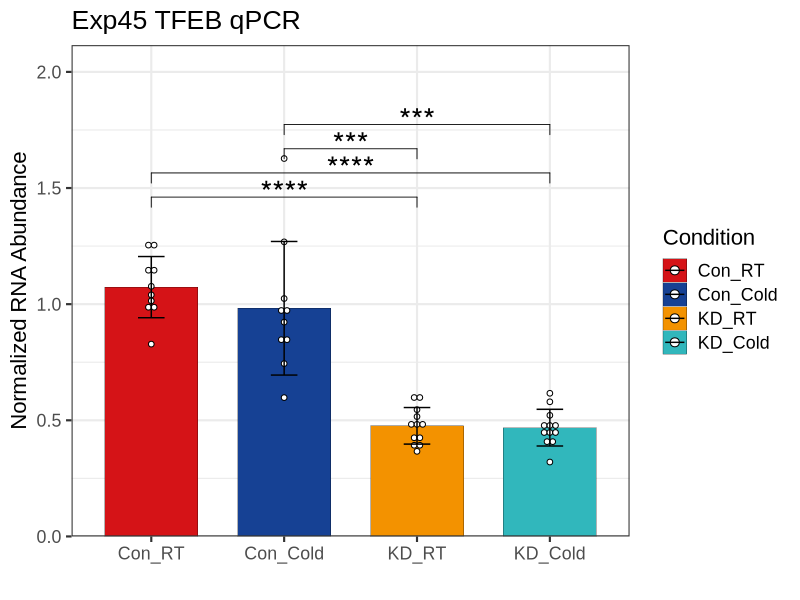
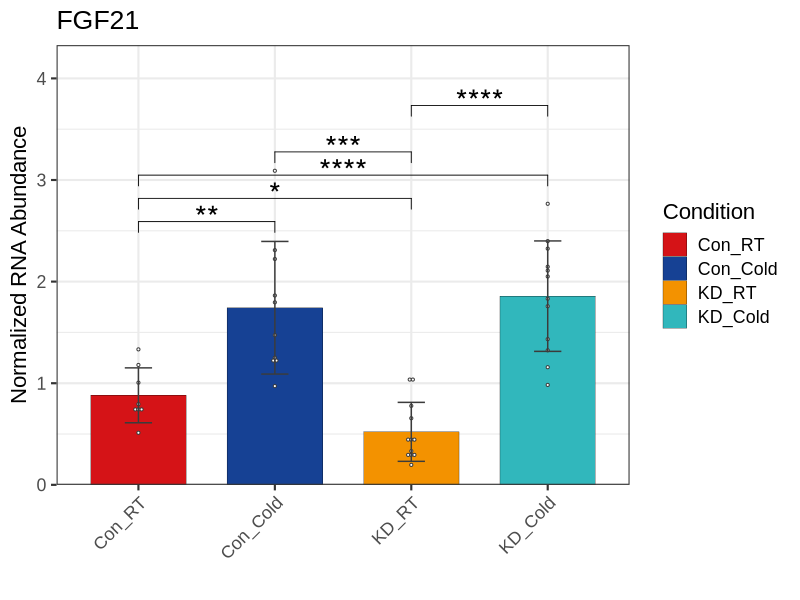
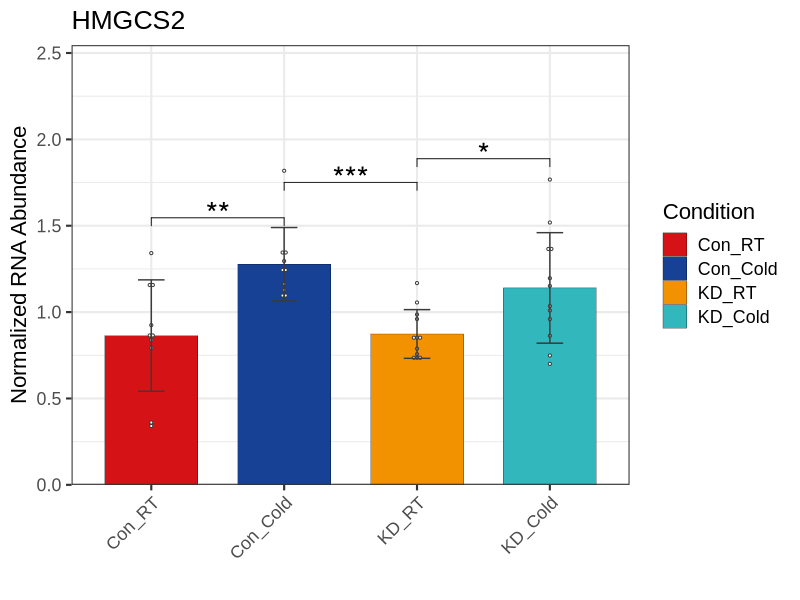
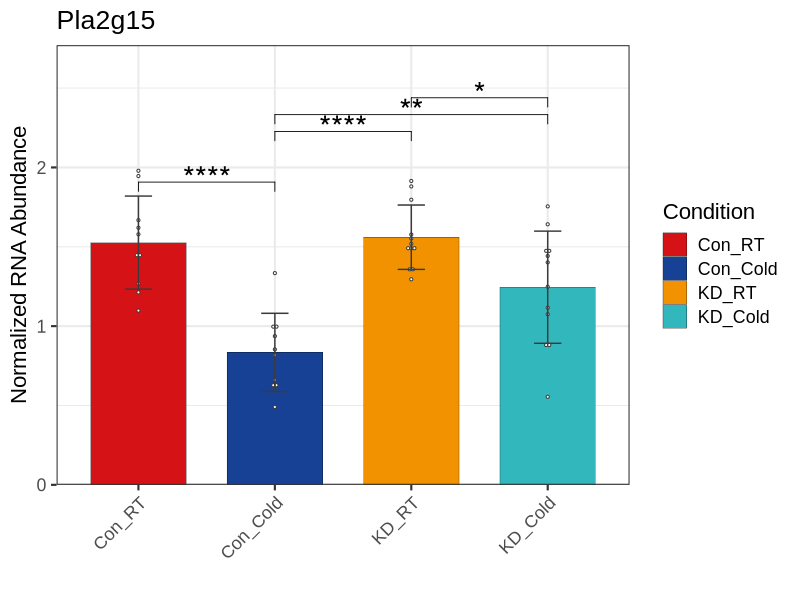
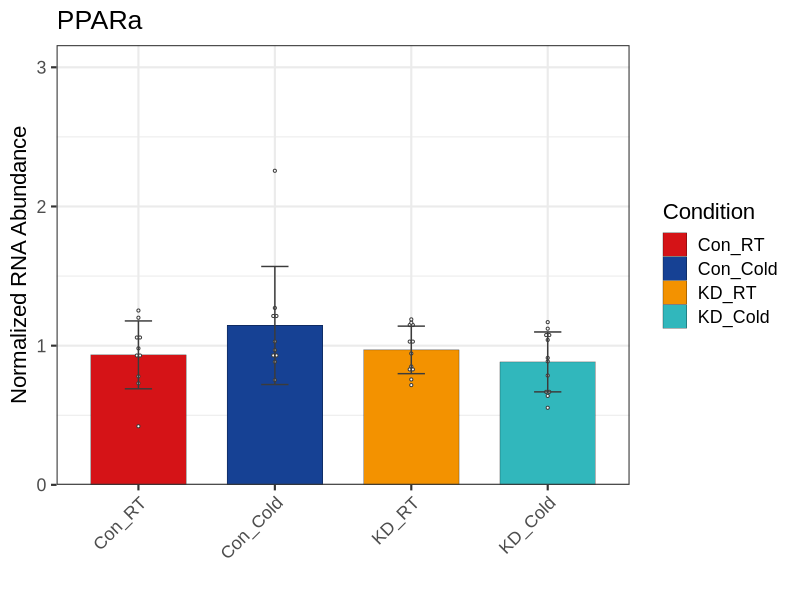
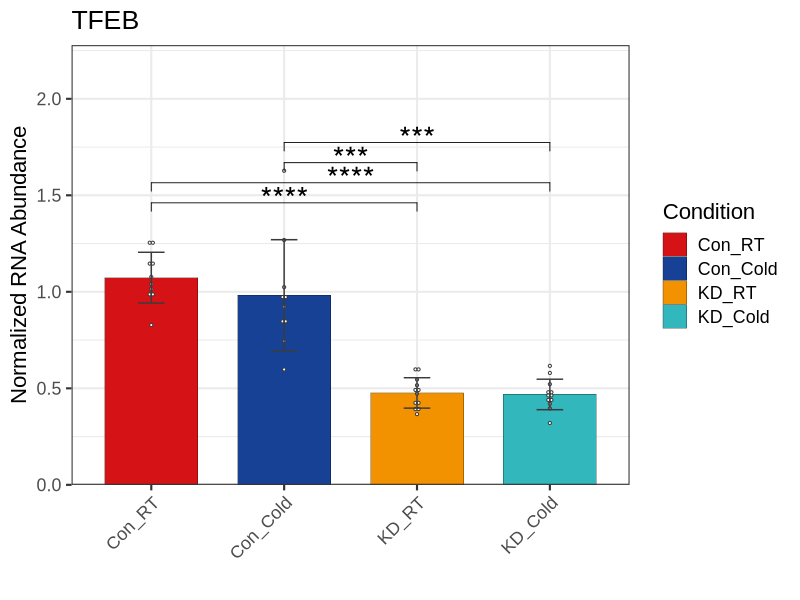
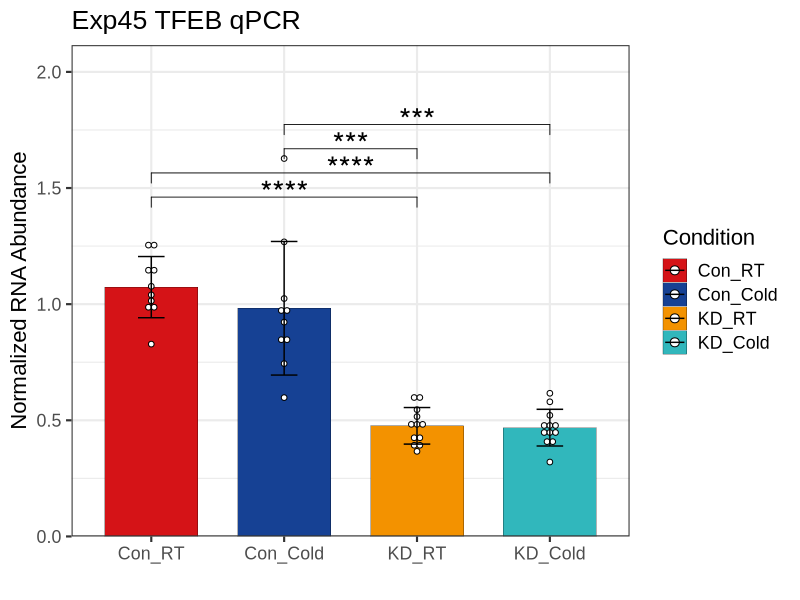

Recreate these plots in R, in order. (Note: this script raises an error after producing the figures.)
## ---- chunk 1
if(!require(tidyverse)){install.packages("tidyverse")}
if(!require(scales)){install.packages("scales")}
if(!require(readxl)){install.packages("readxl")} 
if(!require(reshape)){install.packages("reshape")}
if(!require(Cairo)){install.packages("Cairo")}
if(!require(ggpubr)){install.packages("ggpubr")}
if(!require(rstatix)){install.packages("rstatix")}
pal_33 <- c("#D51317", "#164194")
pal_45 <- c("#D51317", "#164194", "#F39200FF", "#31B7BCFF")
pal_cells <- c("#706F6FFF", "#007B3DFF", "#EFC000FF", "#6F286AFF")
## ---- chunk 2
# Initial qPCR
mdat <- read_excel("data/qPCR/2023_0106_qPCR_TFEB_KD_at1.xls",
                 sheet = 'Results', 
                 range = "A38:AK377", 
                 trim_ws = T)

# Ketone targets
mdat <- read_excel("data/qPCR/2023_0120_Exp45 ketone_targets.xlsx",
                 sheet = 'Results', 
                 range = "A37:AK377", 
                 trim_ws = T)

mdat <- mdat[rowSums(is.na(mdat)) != ncol(mdat),]

# Remove standard rows
mdat <- mdat |> filter(Task == "UNKNOWN")

# Subset out the relevant data
Y <- mdat |> select(`Sample Name`, `Target Name`, 
                    `CT`, `Quantity Mean`,
                    `Ct SD`, `Quantity`)   


# Convert CT and quantity to number instead of character values
Y <- Y |> mutate(across(CT:Quantity, ~as.numeric(.))
                 )

# When the target was not present in the sample, the last 3 columns will have NA
# Replace NA with value (0) that will pass the filters 
Y <- Y |> mutate(Quantity = ifelse(is.na(Quantity), 0, Quantity)
                 )
# Remove values with CT >30, CT SD > 0.90 [prefer 0.60 but data dependent]
Y <- Y |> filter(!CT > 30, !`Ct SD` > 0.90)

# Make gene name factor
Y$`Target Name` <- as.factor(Y$`Target Name`)

# Normalize to each samples RPS3
Y <- Y |> group_by(`Sample Name`) |>
  mutate(norm_quant = Quantity/Quantity[`Target Name`=="RPS3"])

# Remove RPS3
Y <- Y |> filter(!`Target Name` == "RPS3") |> 
  droplevels()

Y$Condition <- gsub(" [[:digit:]]+", "", Y$`Sample Name`)
Y$Condition <- gsub(" ", "_", Y$Condition)
Y$Condition <- gsub("TFEB_", "", Y$Condition)

Y$Condition <- factor(Y$Condition, 
                      levels = c("Con_RT", "Con_Cold",
                                 "KD_RT", "KD_Cold")
                      )

# Graph stuff
targets <-as.vector(names(table(Y$`Target Name`)))
plot_list <- list()

# Define x-axis variable
a = "Condition"

# Define y-axis variable
b = "norm_quant"

# Define additional variable related to color (if none, set equal to a)
c = a

for (i in 1:length(targets)) {
  temp <- Y |> filter(`Target Name` %in% targets[i]) |>
    droplevels()
  
  p0 <- ggbarplot(temp, x = a, y = b,
                  add = c("mean_sd", "dotplot"), 
                  color = a, fill = a, 
                  error.plot = "errorbar", 
                  add.params = list(width = 0.2, color = "grey23",
                  binwidth = 0.01*max(temp$norm_quant, na.rm = T)),
                  position = position_dodge(0.8), size = 0.10) + 
    scale_y_continuous(limits = c(0.00, 1.4*max(temp$norm_quant, na.rm = T)),
                       expand = c(0,0)
                       ) +
    scale_x_discrete(guide = guide_axis(angle = 45))
  
  p1 <- ggpar(p0, palette = pal_45, title = temp$`Target Name`[1],  
              xlab = "", ylab = "Normalized RNA Abundance") +
    scale_color_manual(values = c("black", "black", "black", "black")
                       ) +
    theme_bw(base_size = 16, base_family = "Arial")

  stat.test <- temp |>
    group_by(`Target Name`) |>
    t_test(norm_quant ~ Condition) |>
    adjust_pvalue(method = "none") %>%
    add_significance("p")
  
  stat.test$p.adj.signif <- stat.test$p.signif # If you don't run this, adjusted p-values plot
  stat.test <- stat.test |> add_xy_position(fun = "mean_sd", x = a, dodge = 0.8)

  p2 <- p1 + stat_pvalue_manual(
      stat.test, label = "p.signif", 
      hide.ns = T, size = 8
      )

    plot_list[[i]] = p2

}

CairoPDF(file = "output/Fig4/2023_0329_Exp45_KD_ketone_all.pdf", height = 10, width = 8)
  for (i in 1:length(targets)) {
    print(plot_list[[i]])
  }
dev.off()

# TFEB KD Validation
Y1 <- Y |> filter(`Target Name` == "TFEB") |>
  droplevels()

p0 <- ggbarplot(Y1, x = "Condition", y = "norm_quant",
                  add = c("mean_sd", "dotplot"), 
                  color = "Condition", fill = "Condition", 
                  error.plot = "errorbar", 
                  add.params = list(width = 0.2,
                  binwidth = 0.015*max(Y1$norm_quant, na.rm = T)),
                  position = position_dodge(0.8), size = 0.10) + 
    scale_y_continuous(limits = c(0.00, 1.3*max(Y1$norm_quant, na.rm = T)),
                       expand = c(0,0)
                       ) 
  
p1 <- ggpar(p0, palette = pal_45, title = "Exp45 TFEB qPCR",  
              xlab = "", ylab = "Normalized RNA Abundance") +
    scale_color_manual(values = c("black", "black", "black", "black")
                       ) +
    theme_bw(base_size = 16, base_family = "Arial")

stat.test <- Y1 |>
    group_by(`Target Name`) |>
    t_test(norm_quant ~ Condition) |>
    adjust_pvalue(method = "none") %>%
    add_significance("p")
  
stat.test$p.adj.signif <- stat.test$p.signif
stat.test <- stat.test |>
  add_xy_position(fun = "mean_sd", x = "Condition", dodge = 0.8)

p2 <- p1 + stat_pvalue_manual(
  stat.test, label = "p.signif",
  hide.ns = T, size = 8)

p2

CairoPDF(file = "output/Fig4/Fig4A_Exp45_TFEB_qPCR_at2.pdf",
         height = 8, width = 10)
  print(p2)
dev.off()
## ---- chunk 3
# Mito targets
mdat <- read_excel("data/qPCR/2023_0420_Exp45_TFEB_KD_mito_targets.xls",
                 sheet = 'Results', 
                 range = "A38:AK377", 
                 trim_ws = T)

# Mito and lyso targets
mdat <- read_excel("data/qPCR/2023_0423_Exp45_liver_mitolyso_targets.xls",
                 sheet = 'Results', 
                 range = "A38:AK377", 
                 trim_ws = T)

# Mito and lyso targets [lyso all]
mdat <- read_excel("data/qPCR/2023_0423_Exp45_liver_TFEB_targets.xls",
                 sheet = 'Results', 
                 range = "A38:AK377", 
                 trim_ws = T)

# M6pr and Abhd6
mdat <- read_excel("data/qPCR/2023_0424_Exp45_liver_targets_02.xls",
                 sheet = 'Results', 
                 range = "A38:AK377", 
                 trim_ws = T)

mdat <- mdat[rowSums(is.na(mdat)) != ncol(mdat),]

# Remove standard rows
mdat <- mdat |> filter(Task == "UNKNOWN")

# Subset out the relevant data
Y <- mdat |> select(`Sample Name`, `Target Name`, 
                    `CT`, `Quantity Mean`,
                    `Ct SD`, `Quantity`)   


# Convert CT and quantity to number instead of character values
Y <- Y |> mutate(across(CT:Quantity, ~as.numeric(.))
                 )

# When the target was not present in the sample, the last 3 columns will have NA
# Replace NA with value (0) that will pass the filters 
Y <- Y |> mutate(Quantity = ifelse(is.na(Quantity), 0, Quantity)
                 )

Y <- Y |> mutate(`Ct SD` = ifelse(is.na(`Ct SD`), 0, `Ct SD`)
                 )
# Remove values with CT >30, CT SD > 0.90 [prefer 0.60 but data dependent]
Y <- Y |> filter(!CT > 30, !`Ct SD` > 0.90)

# Remove Sqstm1 from M6pr and Abhd6 as two peaks in melt curve

Y <- Y |> filter(!`Target Name` == "Sqstm1")

# Make gene name factor
Y$`Target Name` <- as.factor(Y$`Target Name`)

# Normalize to each samples RPS3
Y <- Y |> group_by(`Sample Name`) |>
  mutate(norm_quant = Quantity/mean(Quantity[`Target Name`=="RPS3"])
  )

# Remove RPS3
Y <- Y |> filter(!`Target Name` == "RPS3") |> 
  droplevels()

Y$Condition <- gsub(" [[:digit:]]+", "", Y$`Sample Name`)
Y$Condition <- gsub(" ", "_", Y$Condition)

# for mito targets
Y$Condition <- factor(Y$Condition, 
                      levels = c("RT_Con", "Cold_Con",
                                 "RT_KD", "Cold_KD"),
                      labels = c(RT_Con = "Con_RT", Cold_Con = "Con_Cold",
                                 RT_KD = "KD_RT", Cold_KD = "KD_Cold")
                      )

Y$Condition <- factor(Y$Condition, 
                      levels = c("Con_RT", "Con_Cold",
                                 "KD_RT", "KD_Cold")
                      )

# For mito_lyso targets (cpt1b)
Y <- Y |> filter(!`Sample Name` == "Con RT 5")

# Graph stuff
targets <-as.vector(names(table(Y$`Target Name`)))
plot_list <- list()

# Define x-axis variable
a = "Condition"

# Define y-axis variable
b = "norm_quant"

# Define additional variable related to color (if none, set equal to a)
c = a

for (i in 1:length(targets)) {
  temp <- Y |> filter(`Target Name` %in% targets[i]) |>
    droplevels()
  
  p0 <- ggbarplot(temp, x = a, y = b,
                  add = c("mean_sd", "dotplot"), 
                  color = a, fill = a, 
                  error.plot = "errorbar", 
                  add.params = list(width = 0.2, color = "grey23",
                  binwidth = 0.01*max(temp$norm_quant, na.rm = T)),
                  position = position_dodge(0.8), size = 0.10) + 
    scale_y_continuous(limits = c(0.00, 1.4*max(temp$norm_quant, na.rm = T)),
                       expand = c(0,0)
                       ) +
    scale_x_discrete(guide = guide_axis(angle = 45))
  
  p1 <- ggpar(p0, palette = pal_45, title = temp$`Target Name`[1],  
              xlab = "", ylab = "Normalized RNA Abundance") +
    scale_color_manual(values = c("black", "black", "black", "black")
                       ) +
    theme_bw(base_size = 16, base_family = "Arial")

  stat.test <- temp |>
    group_by(`Target Name`) |>
    t_test(norm_quant ~ Condition) |>
    adjust_pvalue(method = "none") %>%
    add_significance("p")
  
  stat.test$p.adj.signif <- stat.test$p.signif # If you don't run this, adjusted p-values plot
  stat.test <- stat.test |> add_xy_position(fun = "mean_sd", x = a, dodge = 0.8)

  p2 <- p1 + stat_pvalue_manual(
      stat.test, label = "p.signif", 
      hide.ns = T, size = 8
      )

    plot_list[[i]] = p2

}

CairoPDF(file = "output/Fig4/2023_0424_Exp45_KD_select.pdf", height = 10, width = 8)
  for (i in 1:length(targets)) {
    print(plot_list[[i]])
  }
dev.off()
## ---- chunk 4
mdat <- read_excel("data/qPCR/2022_0405_PLA2G15_RTvCOLD_liver.xlsx",
                 sheet = 'Results', 
                 range = "A48:AK431", 
                 trim_ws = T)

mdat <- mdat[rowSums(is.na(mdat)) != ncol(mdat),]

# Remove standard rows
mdat <- mdat |> filter(Task == "UNKNOWN")

# Subset out the relevant data
Y <- mdat |> select(`Sample Name`, `Target Name`, 
                    `CT`, `Quantity Mean`,
                    `Ct SD`, `Quantity`)   


# Convert CT and quantity to number instead of character values
Y <- Y |> mutate(across(CT:Quantity, ~as.numeric(.))
                 )

# When the target was not present in the sample, the last 3 columns will have NA
# Replace NA with value (0) that will pass the filters 
Y <- Y |> mutate(Quantity = ifelse(is.na(Quantity), 0, Quantity)
                 )
# Remove values with CT >30, CT SD > 0.90 [prefer 0.60 but data dependent]
Y <- Y |> filter(!CT > 30, !`Ct SD` > 0.90)

# Make gene name factor
Y$`Target Name` <- as.factor(Y$`Target Name`)

# Normalize to each samples RPS3
Y <- Y |> group_by(`Sample Name`) |>
  mutate(norm_quant = Quantity/Quantity[`Target Name`=="RPS3"])

# Remove RPS3
Y <- Y |> filter(!`Target Name` == "RPS3") |> 
  droplevels()

Y$Condition <- gsub(" [[:digit:]]+", "", Y$`Sample Name`)
Y$Condition <- gsub(" ", "_", Y$Condition)
Y$Condition <- gsub("RT1", "RT", Y$Condition)

Y1 <- Y |> filter(Condition %in% c("T6_RT", "T6_Cold"),
                 `Target Name` == "PLA2G15"
                 ) |>
  droplevels()

Y1$Condition <- gsub("T6_", "", Y1$Condition)

Y1$Condition <- factor(Y1$Condition, 
                      levels = c('RT', 'Cold')
                      )

# Pla2g15 qPCR
p0 <- ggbarplot(Y1, x = "Condition", y = "norm_quant",
                  add = c("mean_sd", "dotplot"), 
                  color = "Condition", fill = "Condition", 
                  error.plot = "errorbar", 
                  add.params = list(width = 0.2,
                  binwidth = 0.015*max(Y1$norm_quant, na.rm = T)),
                  position = position_dodge(0.8), size = 0.10) + 
    scale_y_continuous(limits = c(0.00, 1.3*max(Y1$norm_quant, na.rm = T)),
                       expand = c(0,0)
                       ) 
  
p1 <- ggpar(p0, palette = pal_45, title = "Pla2g15 Expression",  
              xlab = "", ylab = "Normalized RNA Abundance") +
    scale_color_manual(values = c("black", "black")
                       ) +
    theme_bw(base_size = 16, base_family = "Arial")

stat.test <- Y1 |>
    group_by(`Target Name`) |>
    t_test(norm_quant ~ Condition) |>
    adjust_pvalue(method = "none") %>%
    add_significance("p")
  
stat.test$p.adj.signif <- stat.test$p.signif
stat.test <- stat.test |>
  add_xy_position(fun = "mean_sd", x = "Condition", dodge = 0.8)

p2 <- p1 + stat_pvalue_manual(
  stat.test, label = "p.signif",
  hide.ns = T, size = 8)

p2

CairoPDF(file = "output/Fig5/Fig5B_Exp07_Pla2g15_qPCR.pdf",
         height = 8, width = 8)
  print(p2)
dev.off()
## ---- chunk 5
# siRNA KD validation
mdat <- read_excel("data/qPCR/2022_0929_siTFEB_qpcr1.xlsx",
                 sheet = 'Results', 
                 range = "A36:AK400", 
                 trim_ws = T)

# Pla2g15 expression
mdat2 <- read_excel("data/qPCR/2022_0404_siTFEB_qpcr2.xlsx",
                 sheet = 'Results', 
                 range = "A48:AK377", 
                 trim_ws = T)

mdat <- mdat[rowSums(is.na(mdat)) != ncol(mdat),]
mdat2 <- mdat2[rowSums(is.na(mdat2)) != ncol(mdat2),]

# Remove standard rows
mdat <- mdat |> filter(Task == "UNKNOWN")
mdat2 <- mdat2 |> filter(Task == "UNKNOWN")

mdat$`Target Name` <- gsub("-2", "", mdat$`Target Name`)
mdat2$`Target Name` <- gsub("Rps3", "RPS3", mdat2$`Target Name`)
mdat2$`Sample Name` <- gsub("siRNA ", "", mdat2$`Sample Name`)

# Subset out the relevant data; choose which mdat here
Y <- mdat |> select(`Sample Name`, `Target Name`, 
                    `CT`, `Quantity Mean`,
                    `Ct SD`, `Quantity`)   


# Convert CT and quantity to number instead of character values
Y <- Y |> mutate(across(CT:Quantity, ~as.numeric(.))
                 )

# When the target was not present in the sample, the last 3 columns will have NA
# Replace NA with value (0) that will pass the filters 
Y <- Y |> mutate(Quantity = ifelse(is.na(Quantity), 0, Quantity)
                 )
# Remove values with CT >30, CT SD > 0.90 [prefer 0.60 but data dependent]; for KD samples, loosen these values
Y <- Y |> filter(!CT > 32, !`Ct SD` > 0.90)

# To assess KD
Y <- Y |> filter(!Quantity == 0)

# Make gene name factor
Y$`Target Name` <- as.factor(Y$`Target Name`)

# Normalize to each samples RPS3
Y <- Y |> group_by(`Sample Name`) |>
  mutate(norm_quant = Quantity/Quantity[`Target Name`=="RPS3"])

# Remove RPS3
Y <- Y |> filter(!`Target Name` == "RPS3") |> 
  droplevels()

Y$Condition <- gsub(" [[:digit:]]+", "", Y$`Sample Name`)

# for mdat
Y$Condition <- factor(Y$Condition, 
                      levels = c("nt", "siTFEB",
                                 "LacZ", "TFEB OE"
                                 )
                      )

# for mdat2
Y$Condition <- factor(Y$Condition, 
                      levels = c("cntrl", "TFEB", "ALG12",
                                 "nt", "M6PR"
                                 )
                      )

# TFEB KD Validation
Y1 <- Y |> filter(`Target Name` == "mTFEB", Condition %in% c("nt", "siTFEB")) |>
  droplevels()

# Pla2g15
Y1 <- Y |> filter(`Target Name` == "PLA2G15", Condition %in% c("cntrl", "TFEB")) |>
  droplevels()

p0 <- ggbarplot(Y1, x = "Condition", y = "norm_quant",
                  add = c("mean_sd", "dotplot"), 
                  color = "Condition", fill = "Condition", 
                  error.plot = "errorbar", 
                  add.params = list(width = 0.2,
                  binwidth = 0.015*max(Y1$norm_quant, na.rm = T)),
                  position = position_dodge(0.8), size = 0.10) + 
    scale_y_continuous(limits = c(0.00, 1.3*max(Y1$norm_quant, na.rm = T)),
                       expand = c(0,0)
                       ) 
  
p1 <- ggpar(p0, palette = pal_cells[c(1,4)], title = "Hepa1-6 Pla2g15",  
              xlab = "", ylab = "Normalized RNA Abundance") +
    scale_color_manual(values = c("black", "black")
                       ) +
    theme_bw(base_size = 16, base_family = "Arial")

stat.test <- Y1 |>
  group_by(`Target Name`) |>
  t_test(norm_quant ~ Condition) |>
  adjust_pvalue(method = "none") %>%
  add_significance("p")
  
stat.test$p.adj.signif <- stat.test$p.signif
stat.test <- stat.test |>
  add_xy_position(fun = "mean_sd", x = "Condition", dodge = 0.8)

p2 <- p1 + stat_pvalue_manual(
  stat.test, label = "p.signif",
  hide.ns = T, size = 8)

p2

CairoPDF(file = "output/Fig5/Fig5D_Hepa_siTFEB_qPCR_Pla2g15.pdf",
         height = 8, width = 8)
  print(p2)
dev.off()
## ---- chunk 6
# siRNA KD validation
mdat <- read_excel("data/qPCR/2022_0929_siTFEB_qpcr1.xlsx",
                 sheet = 'Results', 
                 range = "A36:AK400", 
                 trim_ws = T)

mdat <- mdat[rowSums(is.na(mdat)) != ncol(mdat),]

# Remove standard rows
mdat <- mdat |> filter(Task == "UNKNOWN")

mdat$`Target Name` <- gsub("-2", "", mdat$`Target Name`)

# Subset out the relevant data; choose which mdat here
Y <- mdat |> select(`Sample Name`, `Target Name`, 
                    `CT`, `Quantity Mean`,
                    `Ct SD`, `Quantity`)   


# Convert CT and quantity to number instead of character values
Y <- Y |> mutate(across(CT:Quantity, ~as.numeric(.))
                 )

# When the target was not present in the sample, the last 3 columns will have NA
# Replace NA with value (0) that will pass the filters 
Y <- Y |> mutate(Quantity = ifelse(is.na(Quantity), 0, Quantity)
                 )

# Make gene name factor
Y$`Target Name` <- as.factor(Y$`Target Name`)

Y$Condition <- gsub(" [[:digit:]]+", "", Y$`Sample Name`)

# TFEB OE Validation
Y <- Y |> filter(`Target Name` %in% c("hTFEB", "RPS3"), Condition %in% c("LacZ", "TFEB OE")) |>
  droplevels()

# Normalize to each samples RPS3
Y <- Y |> group_by(`Sample Name`) |>
  mutate(norm_quant = Quantity/Quantity[`Target Name`=="RPS3"])

# Remove RPS3
Y <- Y |> filter(!`Target Name` == "RPS3") |> 
  droplevels()

# for mdat
Y$Condition <- factor(Y$Condition, 
                      levels = c("LacZ", "TFEB OE")
                      )


p0 <- ggbarplot(Y, x = "Condition", y = "norm_quant",
                  add = c("mean_sd", "dotplot"), 
                  color = "Condition", fill = "Condition", 
                  error.plot = "errorbar", 
                  add.params = list(width = 0.2,
                  binwidth = 0.015*max(Y$norm_quant, na.rm = T)),
                  position = position_dodge(0.8), size = 0.10) + 
    scale_y_continuous(limits = c(0.00, 1.3*max(Y$norm_quant, na.rm = T)),
                       expand = c(0,0)
                       ) 
  
p1 <- ggpar(p0, palette = pal_cells[c(3,4)], title = "Hepa1-6 hTfeb",  
              xlab = "", ylab = "Normalized RNA Abundance") +
    scale_color_manual(values = c("black", "black")
                       ) +
    theme_bw(base_size = 16, base_family = "Arial")

stat.test <- Y |>
  group_by(`Target Name`) |>
  t_test(norm_quant ~ Condition) |>
  adjust_pvalue(method = "none") %>%
  add_significance("p")
  
stat.test$p.adj.signif <- stat.test$p.signif
stat.test <- stat.test |>
  add_xy_position(fun = "mean_sd", x = "Condition", dodge = 0.8)

p2 <- p1 + stat_pvalue_manual(
  stat.test, label = "p.signif",
  hide.ns = T, size = 8)

p2

CairoPDF(file = "output/Fig5/SFig5A_Hepa_TFEB_OE_qPCR.pdf",
         height = 8, width = 8)
  print(p2)
dev.off()
## ---- chunk 7
mdat2 <- read_excel("data/qPCR/2022_0404_siTFEB_qpcr2.xlsx",
                 sheet = 'Results', 
                 range = "A48:AK377", 
                 trim_ws = T)


mdat2 <- mdat2[rowSums(is.na(mdat2)) != ncol(mdat2),]

# Remove standard rows
mdat2 <- mdat2 |> filter(Task == "UNKNOWN")


mdat2$`Target Name` <- gsub("Rps3", "RPS3", mdat2$`Target Name`)
mdat2$`Sample Name` <- gsub("siRNA ", "", mdat2$`Sample Name`)

# Subset out the relevant data; choose which mdat here
Y <- mdat2 |> select(`Sample Name`, `Target Name`, 
                    `CT`, `Quantity Mean`,
                    `Ct SD`, `Quantity`)   


# Convert CT and quantity to number instead of character values
Y <- Y |> mutate(across(CT:Quantity, ~as.numeric(.))
                 )

# When the target was not present in the sample, the last 3 columns will have NA
# Replace NA with value (0) that will pass the filters 
Y <- Y |> mutate(Quantity = ifelse(is.na(Quantity), 0, Quantity)
                 )

Y$Condition <- gsub(" [[:digit:]]+", "", Y$`Sample Name`)


Y <- Y |> filter(`Target Name` %in% c("M6PR", "RPS3"), Condition %in% c("nt", "M6PR")) |>
  droplevels()

# Remove values with CT >30, CT SD > 0.90 [prefer 0.60 but data dependent]; for KD samples, loosen these values
Y <- Y |> filter(!CT > 32, !`Ct SD` > 0.90)

# To assess KD
Y <- Y |> filter(!Quantity == 0)

# Make gene name factor
Y$`Target Name` <- as.factor(Y$`Target Name`)

# Normalize to each samples RPS3
Y <- Y |> group_by(`Sample Name`) |>
  mutate(norm_quant = Quantity/Quantity[`Target Name`=="RPS3"])

# Remove RPS3
Y <- Y |> filter(!`Target Name` == "RPS3") |> 
  droplevels()

Y$Condition <- factor(Y$Condition, 
                      levels = c("nt", "M6PR")
                      )

p0 <- ggbarplot(Y, x = "Condition", y = "norm_quant",
                  add = c("mean_sd", "dotplot"), 
                  color = "Condition", fill = "Condition", 
                  error.plot = "errorbar", 
                  add.params = list(width = 0.2,
                  binwidth = 0.015*max(Y$norm_quant, na.rm = T)),
                  position = position_dodge(0.8), size = 0.10) + 
    scale_y_continuous(limits = c(0.00, 1.3*max(Y$norm_quant, na.rm = T)),
                       expand = c(0,0)
                       ) 
  
p1 <- ggpar(p0, palette = pal_cells[c(1,2)], title = "Hepa1-6 M6pr",  
              xlab = "", ylab = "Normalized RNA Abundance") +
    scale_color_manual(values = c("black", "black")
                       ) +
    theme_bw(base_size = 16, base_family = "Arial")

stat.test <- Y |>
  group_by(`Target Name`) |>
  t_test(norm_quant ~ Condition) |>
  adjust_pvalue(method = "none") %>%
  add_significance("p")
  
stat.test$p.adj.signif <- stat.test$p.signif
stat.test <- stat.test |>
  add_xy_position(fun = "mean_sd", x = "Condition", dodge = 0.8)

p2 <- p1 + stat_pvalue_manual(
  stat.test, label = "p.signif",
  hide.ns = T, size = 8)

p2

CairoPDF(file = "output/Fig5/SFig5C_Hepa_siM6pr_qPCR.pdf",
         height = 8, width = 8)
  print(p2)
dev.off()
## ---- chunk 8
mdat <- read_excel("data/qPCR/2023_0222 Pla2g15 knockdown confirmation.xls",
                 sheet = 'Results', 
                 range = "A38:AK377", 
                 trim_ws = T)


mdat <- mdat[rowSums(is.na(mdat)) != ncol(mdat),]

# Remove standard rows
mdat <- mdat |> filter(Task == "UNKNOWN")

mdat$`Sample Name` <- gsub("siRNA ", "", mdat$`Sample Name`)

# Subset out the relevant data; choose which mdat here
Y <- mdat |> select(`Sample Name`, `Target Name`, 
                    `CT`, `Quantity Mean`,
                    `Ct SD`, `Quantity`)   


# Convert CT and quantity to number instead of character values
Y <- Y |> mutate(across(CT:Quantity, ~as.numeric(.))
                 )

# When the target was not present in the sample, the last 3 columns will have NA
# Replace NA with value (0) that will pass the filters 
Y <- Y |> mutate(Quantity = ifelse(is.na(Quantity), 0, Quantity)
                 )

Y$Condition <- gsub(" [[:digit:]]+", "", Y$`Sample Name`)


Y <- Y |> filter(`Target Name` %in% c("Pla2g15", "RPS3")) |>
  droplevels()

# Remove values with CT >30, CT SD > 0.90 [prefer 0.60 but data dependent]; for KD samples, loosen these values
Y <- Y |> filter(!CT > 32, !`Ct SD` > 0.90)

# To assess KD
Y <- Y |> filter(!Quantity == 0)

# Make gene name factor
Y$`Target Name` <- as.factor(Y$`Target Name`)

# Normalize to each samples RPS3
Y <- Y |> group_by(`Sample Name`) |>
  mutate(norm_quant = Quantity/Quantity[`Target Name`=="RPS3"])

# Remove RPS3
Y <- Y |> filter(!`Target Name` == "RPS3") |> 
  droplevels()

Y$Condition <- factor(Y$Condition, 
                      levels = c("Con", "Pla2g15")
                      )

p0 <- ggbarplot(Y, x = "Condition", y = "norm_quant",
                  add = c("mean_sd", "dotplot"), 
                  color = "Condition", fill = "Condition", 
                  error.plot = "errorbar", 
                  add.params = list(width = 0.2,
                  binwidth = 0.015*max(Y$norm_quant, na.rm = T)),
                  position = position_dodge(0.8), size = 0.10) + 
    scale_y_continuous(limits = c(0.00, 1.3*max(Y$norm_quant, na.rm = T)),
                       expand = c(0,0)
                       ) 
  
p1 <- ggpar(p0, palette = pal_cells[c(1,2)], title = "Hepa1-6 Pla2g15",  
              xlab = "", ylab = "Normalized RNA Abundance") +
    scale_color_manual(values = c("black", "black")
                       ) +
    theme_bw(base_size = 16, base_family = "Arial")

stat.test <- Y |>
  group_by(`Target Name`) |>
  t_test(norm_quant ~ Condition) |>
  adjust_pvalue(method = "none") %>%
  add_significance("p")
  
stat.test$p.adj.signif <- stat.test$p.signif
stat.test <- stat.test |>
  add_xy_position(fun = "max", x = "Condition", dodge = 0.8)

p2 <- p1 + stat_pvalue_manual(
  stat.test, label = "p.signif",
  hide.ns = T, size = 8)

p2

CairoPDF(file = "output/Fig5/SFig5E_Hepa_sipla2g15_qPCR.pdf",
         height = 8, width = 8)
  print(p2)
dev.off()
